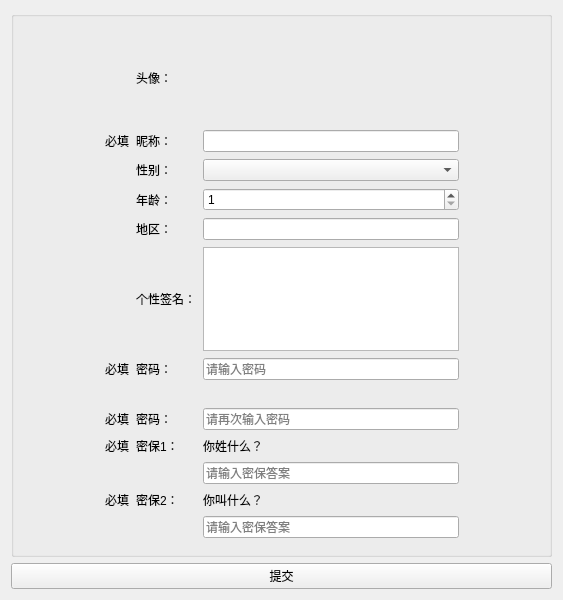
<?xml version="1.0" encoding="UTF-8"?>
<ui version="4.0">
 <class>newUser</class>
 <widget class="QWidget" name="newUser">
  <property name="geometry">
   <rect>
    <x>0</x>
    <y>0</y>
    <width>563</width>
    <height>600</height>
   </rect>
  </property>
  <property name="minimumSize">
   <size>
    <width>563</width>
    <height>600</height>
   </size>
  </property>
  <property name="maximumSize">
   <size>
    <width>563</width>
    <height>600</height>
   </size>
  </property>
  <property name="windowTitle">
   <string>Form</string>
  </property>
  <property name="styleSheet">
   <string notr="true"/>
  </property>
  <layout class="QVBoxLayout" name="verticalLayout">
   <item>
    <widget class="QGroupBox" name="groupBox">
     <property name="styleSheet">
      <string notr="true"/>
     </property>
     <property name="title">
      <string/>
     </property>
     <layout class="QHBoxLayout" name="horizontalLayout">
      <item>
       <spacer name="horizontalSpacer_2">
        <property name="orientation">
         <enum>Qt::Horizontal</enum>
        </property>
        <property name="sizeHint" stdset="0">
         <size>
          <width>60</width>
          <height>20</height>
         </size>
        </property>
       </spacer>
      </item>
      <item>
       <layout class="QGridLayout" name="gridLayout">
        <property name="leftMargin">
         <number>7</number>
        </property>
        <property name="topMargin">
         <number>7</number>
        </property>
        <property name="rightMargin">
         <number>7</number>
        </property>
        <property name="bottomMargin">
         <number>7</number>
        </property>
        <property name="spacing">
         <number>7</number>
        </property>
        <item row="0" column="1">
         <widget class="QLabel" name="label_2">
          <property name="sizePolicy">
           <sizepolicy hsizetype="Preferred" vsizetype="Preferred">
            <horstretch>0</horstretch>
            <verstretch>0</verstretch>
           </sizepolicy>
          </property>
          <property name="maximumSize">
           <size>
            <width>16777215</width>
            <height>25</height>
           </size>
          </property>
          <property name="styleSheet">
           <string notr="true"/>
          </property>
          <property name="text">
           <string>头像：</string>
          </property>
         </widget>
        </item>
        <item row="0" column="2">
         <widget class="QMLabel" name="photo">
          <property name="minimumSize">
           <size>
            <width>90</width>
            <height>90</height>
           </size>
          </property>
          <property name="maximumSize">
           <size>
            <width>90</width>
            <height>90</height>
           </size>
          </property>
          <property name="text">
           <string/>
          </property>
         </widget>
        </item>
        <item row="1" column="0">
         <widget class="QLabel" name="label_19">
          <property name="styleSheet">
           <string notr="true"/>
          </property>
          <property name="text">
           <string>必填</string>
          </property>
         </widget>
        </item>
        <item row="1" column="1">
         <widget class="QLabel" name="label_3">
          <property name="text">
           <string>昵称：</string>
          </property>
         </widget>
        </item>
        <item row="1" column="2">
         <widget class="QLineEdit" name="name">
          <property name="styleSheet">
           <string notr="true"/>
          </property>
         </widget>
        </item>
        <item row="2" column="1">
         <widget class="QLabel" name="label_4">
          <property name="text">
           <string>性别：</string>
          </property>
         </widget>
        </item>
        <item row="2" column="2">
         <widget class="QComboBox" name="sex">
          <property name="styleSheet">
           <string notr="true"/>
          </property>
          <item>
           <property name="text">
            <string/>
           </property>
           <property name="icon">
            <iconset resource="icon.qrc">
             <normaloff>:/icon/n.png</normaloff>:/icon/n.png</iconset>
           </property>
          </item>
          <item>
           <property name="text">
            <string/>
           </property>
           <property name="icon">
            <iconset resource="icon.qrc">
             <normaloff>:/icon/n1.png</normaloff>:/icon/n1.png</iconset>
           </property>
          </item>
         </widget>
        </item>
        <item row="3" column="1">
         <widget class="QLabel" name="label_5">
          <property name="text">
           <string>年龄：</string>
          </property>
         </widget>
        </item>
        <item row="3" column="2">
         <widget class="QSpinBox" name="age">
          <property name="minimum">
           <number>1</number>
          </property>
          <property name="maximum">
           <number>120</number>
          </property>
         </widget>
        </item>
        <item row="4" column="1">
         <widget class="QLabel" name="label_6">
          <property name="text">
           <string>地区：</string>
          </property>
         </widget>
        </item>
        <item row="4" column="2">
         <widget class="QLineEdit" name="area">
          <property name="styleSheet">
           <string notr="true"/>
          </property>
         </widget>
        </item>
        <item row="5" column="1">
         <widget class="QLabel" name="label_7">
          <property name="text">
           <string>个性签名：</string>
          </property>
         </widget>
        </item>
        <item row="6" column="0">
         <widget class="QLabel" name="label_15">
          <property name="text">
           <string>必填</string>
          </property>
         </widget>
        </item>
        <item row="6" column="1">
         <widget class="QLabel" name="label_8">
          <property name="text">
           <string>密码：</string>
          </property>
         </widget>
        </item>
        <item row="6" column="2">
         <widget class="QLineEdit" name="pass_1">
          <property name="styleSheet">
           <string notr="true"/>
          </property>
          <property name="echoMode">
           <enum>QLineEdit::Password</enum>
          </property>
          <property name="placeholderText">
           <string>请输入密码</string>
          </property>
         </widget>
        </item>
        <item row="7" column="2">
         <widget class="QLabel" name="label_14">
          <property name="styleSheet">
           <string notr="true"/>
          </property>
          <property name="text">
           <string/>
          </property>
         </widget>
        </item>
        <item row="8" column="0">
         <widget class="QLabel" name="label_16">
          <property name="text">
           <string>必填</string>
          </property>
         </widget>
        </item>
        <item row="8" column="1">
         <widget class="QLabel" name="label_9">
          <property name="styleSheet">
           <string notr="true"/>
          </property>
          <property name="text">
           <string>密码：</string>
          </property>
         </widget>
        </item>
        <item row="8" column="2">
         <widget class="QLineEdit" name="pass_2">
          <property name="styleSheet">
           <string notr="true"/>
          </property>
          <property name="echoMode">
           <enum>QLineEdit::Password</enum>
          </property>
          <property name="placeholderText">
           <string>请再次输入密码</string>
          </property>
         </widget>
        </item>
        <item row="9" column="1">
         <widget class="QLabel" name="label_10">
          <property name="styleSheet">
           <string notr="true"/>
          </property>
          <property name="text">
           <string>密保1：</string>
          </property>
         </widget>
        </item>
        <item row="9" column="2">
         <widget class="QLabel" name="label_12">
          <property name="styleSheet">
           <string notr="true"/>
          </property>
          <property name="text">
           <string>你姓什么？</string>
          </property>
         </widget>
        </item>
        <item row="10" column="2">
         <widget class="QLineEdit" name="m_1">
          <property name="styleSheet">
           <string notr="true"/>
          </property>
          <property name="placeholderText">
           <string>请输入密保答案</string>
          </property>
         </widget>
        </item>
        <item row="11" column="1">
         <widget class="QLabel" name="label_11">
          <property name="styleSheet">
           <string notr="true"/>
          </property>
          <property name="text">
           <string>密保2：</string>
          </property>
         </widget>
        </item>
        <item row="11" column="2">
         <widget class="QLabel" name="label_13">
          <property name="styleSheet">
           <string notr="true"/>
          </property>
          <property name="text">
           <string>你叫什么？</string>
          </property>
         </widget>
        </item>
        <item row="12" column="2">
         <widget class="QLineEdit" name="m_2">
          <property name="styleSheet">
           <string notr="true"/>
          </property>
          <property name="placeholderText">
           <string>请输入密保答案</string>
          </property>
         </widget>
        </item>
        <item row="9" column="0">
         <widget class="QLabel" name="label_17">
          <property name="text">
           <string>必填</string>
          </property>
         </widget>
        </item>
        <item row="11" column="0">
         <widget class="QLabel" name="label_18">
          <property name="text">
           <string>必填</string>
          </property>
         </widget>
        </item>
        <item row="5" column="2">
         <widget class="QTextEdit" name="motto"/>
        </item>
       </layout>
      </item>
      <item>
       <spacer name="horizontalSpacer">
        <property name="orientation">
         <enum>Qt::Horizontal</enum>
        </property>
        <property name="sizeHint" stdset="0">
         <size>
          <width>51</width>
          <height>20</height>
         </size>
        </property>
       </spacer>
      </item>
     </layout>
    </widget>
   </item>
   <item>
    <widget class="QPushButton" name="pushButton">
     <property name="text">
      <string>提交</string>
     </property>
    </widget>
   </item>
  </layout>
 </widget>
 <customwidgets>
  <customwidget>
   <class>QMLabel</class>
   <extends>QLabel</extends>
   <header location="global">qmlabel.h</header>
   <slots>
    <signal>clicket()</signal>
   </slots>
  </customwidget>
 </customwidgets>
 <resources>
  <include location="icon.qrc"/>
 </resources>
 <connections/>
</ui>
